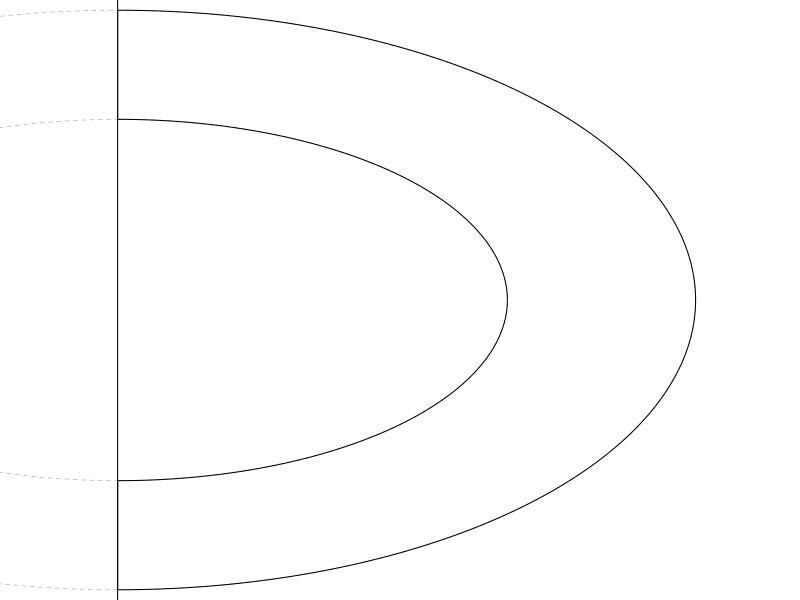

Write the R code that produced this figure.
pdf("brim.pdf",8.5,11)

par(mar=c(0,0,0,0))
plot(0,0,"n",xlim=c(-4.25,4.25),c(-5.5,5.5),axes = FALSE, 
     xlab = "", 
     ylab = "", 
     frame.plot = FALSE,
     xaxs = "i", # "i" style cuts off internal padding on axes
     yaxs = "i")

# abline(h=-3)
abline(v=-3)

# for(rr in seq(3,7.125,1/8)){
#   th = seq(0,2*pi,pi/1000)
#   x1 = c(rr*cos(th))
#   y1 = c(rr*5/4*sin(th))
#   lines(x1-3.5,y1-4.5,lwd=0.8,col="grey",lty=2)
#   
#   th = seq(0,pi/2,pi/1000)
#   x1 = c(rr*cos(th))
#   y1 = c(rr*5/4*sin(th))
#   lines(x1-3.5,y1-4.5,lwd=1,col="grey")
# }


r1 = 3+5/16
r2 = r1/4*5

r3 = r1+2
r4 = r2+2

th = seq(0,2*pi,pi/1000)
x1 = c(r1*cos(th),rev(r3*cos(th)))
y1 = c(r2*sin(th),rev(r4*sin(th)))
polygon(y1-3,x1,lwd=0.8,border="grey",lty=2)

th = seq(0,pi,pi/1000)
x1 = c(r1*cos(th),rev(r3*cos(th)))
y1 = c(r2*sin(th),rev(r4*sin(th)))
polygon(y1-3,x1,lwd=1,border="black",lty=1)



dev.off()
